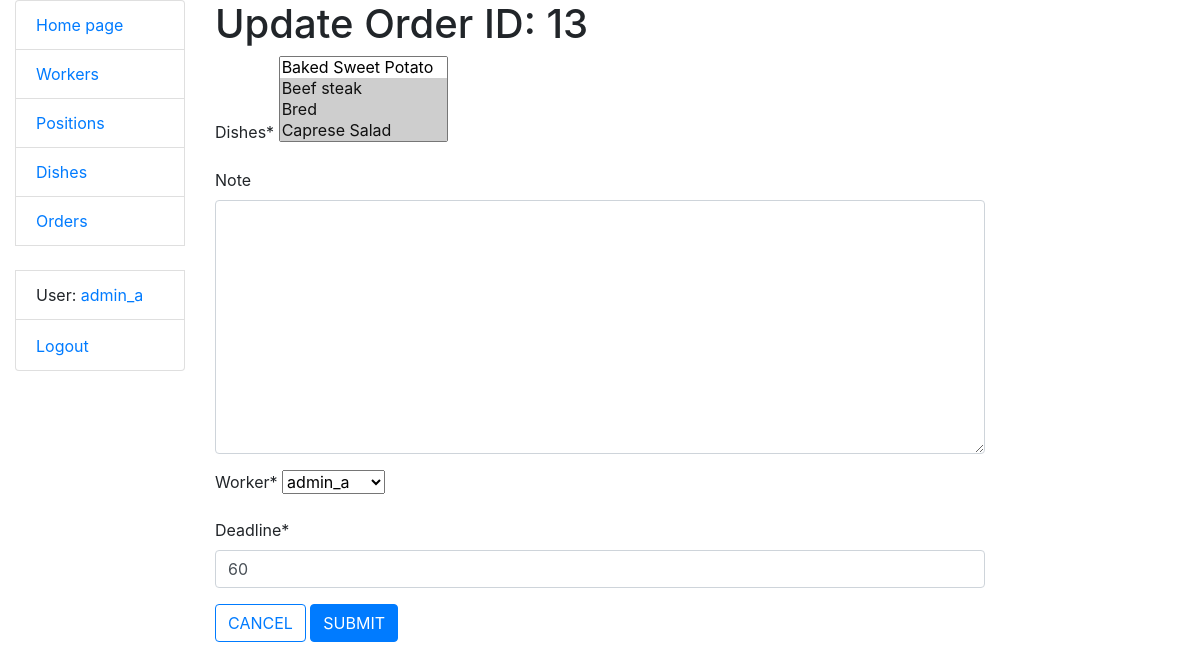
Before: /orders/13/update/ (signed in) with the older database file.
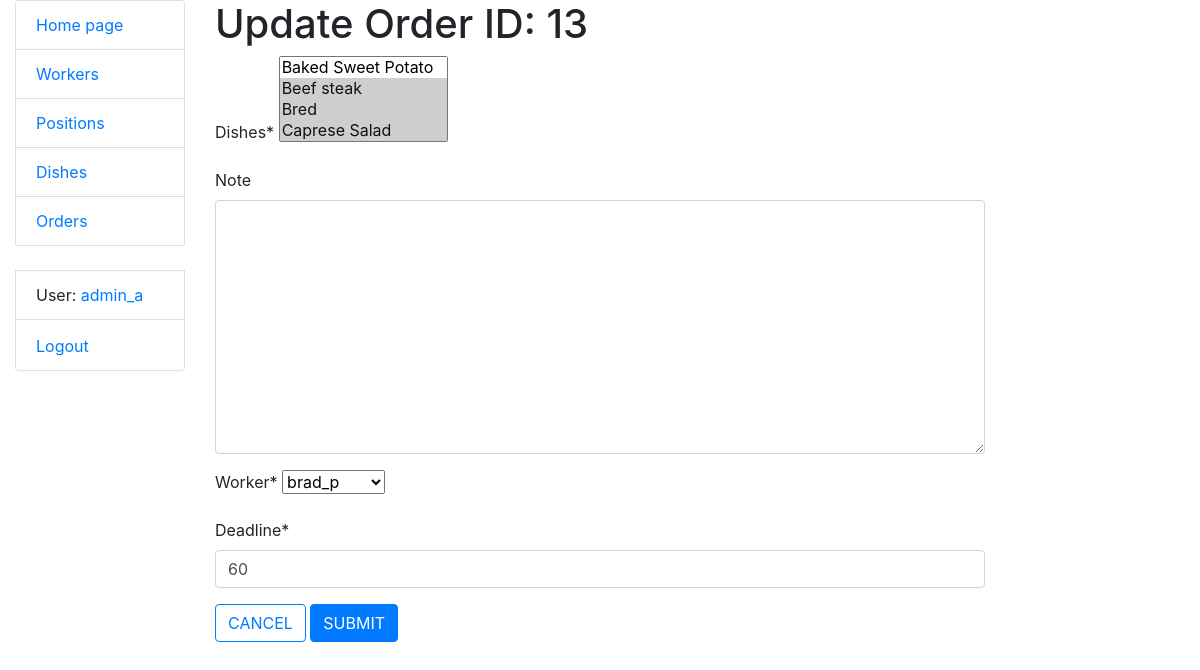
After: the same page with the newer database file.
### kitchen/models.py (models this page shows, shortened)
class Order(models.Model):
    dishes = models.ManyToManyField(Dish, related_name="orders")
    note = models.TextField(null=True, blank=True)
    worker = models.ForeignKey(settings.AUTH_USER_MODEL, on_delete=models.CASCADE, related_name="orders")
    is_completed = models.BooleanField(default=False)
    is_completed_in_time = models.BooleanField(default=False)
    creation_time = models.DateTimeField(auto_now_add=True)
    deadline = models.IntegerField(default=60)

### kitchen/views.py (the view)
# urls.py: path("orders/<int:pk>/update/", OrderUpdateView.as_view(), name="order-update"),
class OrderUpdateView(LoginRequiredMixin, LeadPositionRequiredMixin, generic.UpdateView):
    model = Order
    form_class = OrderUpdateForm
    success_url = reverse_lazy("kitchen:order-list")

### kitchen/forms.py
class OrderUpdateForm(forms.ModelForm):
    class Meta:
        model = Order
        fields = ("dishes", "note", "worker", "deadline")

### kitchen/mixins.py (called while the page is built)
    def dispatch(self, request, *args, **kwargs):
        if not request.user.position.lead_position:
            raise PermissionDenied
        return super().dispatch(request, *args, **kwargs)

### kitchen/models.py (called while the page is built)
    def __str__(self):
        return self.username

    def get_absolute_url(self):
        return reverse("kitchen:worker-detail", kwargs={"pk": self.pk})

    def __str__(self):
        return self.name

### templates/kitchen/order_form.html (shortened to what this page needs)
{% extends "base.html" %}
{% load crispy_forms_filters %}
{% block content %}
  <h1>{{ object|yesno:"Update,Create" }} Order ID: {{ order.id }}</h1>
  <form action="" method="post" novalidate>
    {{ form|crispy }}
    <a href="{% url 'kitchen:order-list' %}" class="btn btn-outline-primary">CANCEL</a>
    <input type="submit" value="SUBMIT" class="btn btn-primary">
  </form>
{% endblock %}

Changed rows visible on the page:
changed Order id 13: worker "admin_a" → "brad_p"
